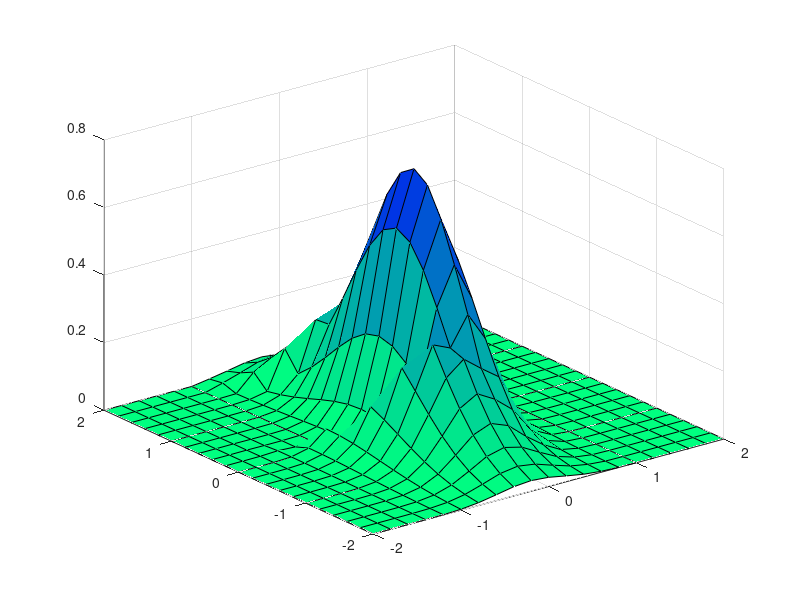

MATLAB code to generate this figure:
a=2;b=2;
clf;
x=-a:0.2:a;y=-b:0.2:b;
for i=1:length(y)
    for j=1:length(x)
        if x(j)+y(i)>1
            z(i,j)=0.5457*exp(-0.75*y(i)^2-3.75*x(j)^2-1.5*x(j));
        elseif x(j)+y(i)<=-1
            z(i,j)=0.5457*exp(-0.75*y(i)^2-3.75*x(j)^2-1.5*x(j));
        else z(i,j)=0.7575*exp(-y(i)^2-6.*x(j)^2);
        end
    end
end
axis([-a,a,-b,b,min(min(z)),max(max(z))]);
colormap(flipud(winter));surf(x,y,z);